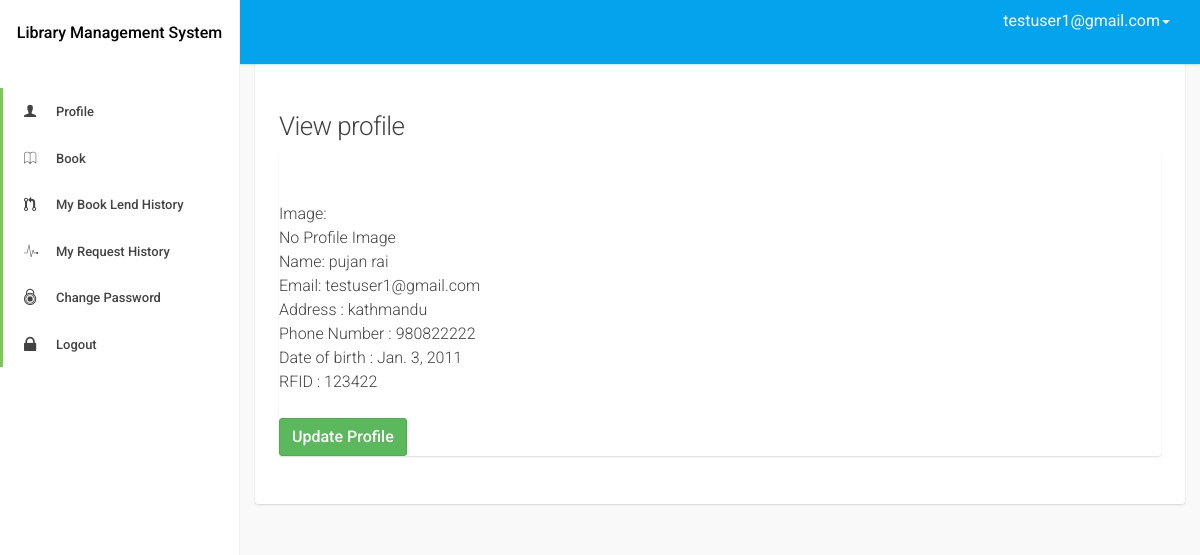
Page /userdash/profile/view/ (signed in) on the committed database.
### accounts/models.py (models this page shows, shortened)
class MyUser(AbstractBaseUser):
    email = models.EmailField(
        verbose_name='email address',
        max_length=255,
        unique=True,
    )
    is_active = models.BooleanField(default=True)
    is_admin = models.BooleanField(default=False)
    is_staff_member = models.BooleanField(default=False)
    last_login = models.DateTimeField(blank=True, null=True, verbose_name="last login")
    is_email_verified = models.BooleanField(default=False)
    is_user_verified = models.BooleanField(default=False)
    objects = MyUserManager()
    USERNAME_FIELD = 'email'
    REQUIRED_FIELDS = []
    class Meta:
        verbose_name = 'User'
        verbose_name_plural = 'Users'
    def __str__(self):
        return self.email

### profiles/models.py (models this page shows, shortened)
class Profiles(models.Model):
    GENDER_CHOICES = (
        ('M', 'Male'),
        ('F', 'Female'),
        ('N', 'Rather Not Say'),
    )
    user = models.OneToOneField(MyUser, on_delete=models.PROTECT)
    profile_image = models.ImageField(blank=True, null=True)
    full_name = models.CharField(max_length=100)
    address = models.CharField(max_length=100)
    phone_number = models.CharField(max_length=10, unique=True)
    dob = models.DateField(verbose_name='Date Of Birth')
    gender = models.CharField(max_length=1, choices=GENDER_CHOICES)
    rf_id = models.CharField(max_length=100, unique=True, blank=True, null=True)

### user_dash/views.py (the view)
# urls.py: path('profile/view/', views.ProfileListView.as_view(), name='profile_list_view'),
@method_decorator(login_required(), name='dispatch')
class ProfileListView(ListView):
    model = Profiles
    template_name = 'user_dash/profile_view.html'
    context_object_name = 'profiles'
    def get_queryset(self):
        queryset = Profiles.objects.filter(user__email=self.request.user)
        return queryset
    def get(self, *args, **kwargs):
        if not Profiles.objects.filter(user__email=self.request.user).exists():
            return redirect('user_dash:profile_create')
        return super(ProfileListView, self).get(*args, **kwargs)

### user_dash/templates/user_dash/profile_view.html (shortened to what this page needs)
{% extends 'base.html' %}
{% load static %}
{% block body %}
    <div class="d-sm-flex align-items-center justify-content-between mb-4">
        <h1 class="h3 mb-0 text-gray-800">View profile</h1>
    </div>
    <div class="row">
        <div class="col-lg-12">
            <div class="card mb-4">
                <div class="card-header py-3 d-flex flex-row align-items-center justify-content-between">
                </div>
                <div class="table-responsive p-3">
                    {% for profile in profiles %}
                        Image:<br>
                        {% if profile.profile_image %}
                            <img src="{{ profile.profile_image.url }}" height="350" width="200"><br>
                        {% else %}
                            No Profile Image<br>
                        {% endif %}
                        Name: {{ profile.full_name }}<br>
                        Email: {{ profile.user.email }}<br>
                        Address : {{ profile.address }}<br>
                        Phone Number : {{ profile.phone_number }}<br>
                        Date of birth : {{ profile.dob }}<br>
                        RFID : {{ profile.rf_id }}<br><br>
                        <a href="{% url 'user_dash:profile_update' %}" class="btn btn-success">Update Profile</a><br>
                    {% endfor %}
                </div>
            </div>
        </div>
    </div>
{% endblock %}

### templates/base.html (shortened to what this page needs)
{% load static %}
<!DOCTYPE html>
<html lang="en">
<head>
    <link rel="stylesheet" href="{% static 'dashboard/assets/js/datatables/jquery.dataTables.min.css' %}"/>
    <link rel="stylesheet" id="css-font-awesome" href="{% static 'dashboard/assets/css/font-awesome.css' %}"/>
    <link rel="stylesheet" id="css-ionicons" href="{% static 'dashboard/assets/css/ionicons.css' %}"/>
    <link rel="stylesheet" id="css-bootstrap" href="{% static 'dashboard/assets/css/bootstrap.css' %}"/>
    <link rel="stylesheet" id="css-app" href="{% static 'dashboard/assets/css/app.css' %}"/>
</head>
<body id="page-top">
<body class="app-ui layout-has-drawer layout-has-fixed-header">
<div class="app-layout-canvas">
    <div class="app-layout-container">
        <aside class="app-layout-drawer">
            <div class="app-layout-drawer-scroll">
                <div id="logo" class="drawer-header">
                    <a href="/">
                        <h5 class="text-center" style="color: black;">Library Management System</h5>
                    </a>
                </div>
                <nav class="drawer-main">
                    <ul class="nav nav-drawer">
                        {% if request.user.is_admin %}
                            <li class="nav-item nav-drawer-header">Home</li>
                            <li class="nav-item active">
                                <a class="nav-link" href="{% url 'admin_dash:home' %}">
                                    <i class="ion-speedometer fa-4x"></i>
                                    <span>Dashboard</span></a>
                            </li>
                            <li class="nav-item nav-drawer-header">Menu</li>
                            <hr class="sidebar-divider">
                            <li class="nav-item active">
                                <a class="nav-link" href="{% url 'admin_dash:user_list_view' %}">
                                    <i class="ion-person fa-4x"></i>
                                    <span>Users</span></a>
                            </li>
                            <li class="nav-item active">
                                <a class="nav-link" href="{% url 'admin_dash:book_list' %}">
                                    <i class="ion-ios-book"></i>
                                    <span>Book List</span></a>
                            </li>
                            <li class="nav-item active">
                                <a class="nav-link" href="{% url 'admin_dash:student' %}">
                                    <i class="ion-ios-book-outline"></i>
                                    <span>Book Lend</span></a>
                            </li>
                            <li class="nav-item active">
                                <a class="nav-link" href="{% url 'admin_dash:book_history' %}">
                                    <i class="ion-ios-copy"></i>
                                    <span>Book Lend History</span></a>
                            </li>
                            <li class="nav-item active">
                                <a class="nav-link" href="{% url 'admin_dash:request_book_view' %}">
                                    <i class="ion-pull-request"></i>
                                    <span>Book Request</span></a>
                            </li>
                            <li class="nav-item active">
                                <a class="nav-link" href="{% url 'admin_dash:return_book' %}">
                                    <i class="ion-android-hand"></i>
                                    <span>Book Return</span></a>
                            </li>
                            <li class="nav-item active">
                                <a class="nav-link" href="{% url 'accounts:logout' %}">
                                    <i class="ion-locked"></i>
                                    <span>Logout</span></a>
                            </li>
                        {% else %}
                            <li class="nav-item active">
                                <a class="nav-link" href="{% url 'user_dash:profile_list_view' %}">
                                    <i class="ion-person"></i>
                                    <span>Profile</span></a>
                            </li>
                            <li class="nav-item active">
                                <a class="nav-link" href="{% url 'user_dash:book_list' %}">
                                    <i class="ion-ios-book-outline"></i>
                                    <span>Book</span></a>
                            </li>
                            <li class="nav-item active">
                                <a class="nav-link" href="{% url 'user_dash:book_list_history' %}">
                                    <i class="ion-pull-request"></i>
                                    <span>My Book Lend History</span></a>
                            </li>
                            <li class="nav-item active">
                                <a class="nav-link" href="{% url 'user_dash:request_book_list_view' %}">
                                    <i class="ion-ios-pulse"></i>
                                    <span>My Request History</span></a>
                            </li>
                            <li class="nav-item active">
                                <a class="nav-link" href="{% url 'accounts:password_change' %}">
                                    <i class="ion-lock-combination"></i>
                                    <span>Change Password</span></a>
                            </li>
                            <li class="nav-item active">
                                <a class="nav-link" href="{% url 'accounts:logout' %}">
                                    <i class="ion-locked"></i>
                                    <span>Logout</span></a>
                            </li>
                        {% endif %}
                    </ul>
                </nav>
            </div>
        </aside>
        <header class="app-layout-header">
            <nav class="navbar navbar-default">
                <div class="container-fluid">
                    <div class="collapse navbar-collapse" id="header-navbar-collapse">
                        <ul class="nav navbar-nav navbar-right navbar-toolbar">
                            <li class="dropdown dropdown-profile">
                                <a href="javascript:void(0)" data-toggle="dropdown">
                                    <span class="">{{ request.user }}<span class="caret"></span></span>
                                </a>
                            </li>
                        </ul>
                    </div>
                </div>
            </nav>
        </header>
        <main class="app-layout-content">
            <div class="container-fluid">
                <div class="card">
                    <div class="card-block">
                        {% block body %}
                        {% endblock %}
                    </div>
                </div>
            </div>
        </main>
    </div>
</div>
</body>
</html>

### static/dashboard/assets/css/app.css (style rules this page uses)
.app-layout-drawer { position: fixed; top: 0; bottom: 0; z-index: 5; display: block; width: 240px; border-right: 1px solid #eeeeee; font-weight: 500; background-color: #fff; visibility: hidden; -webkit-transform: translateX(-240px); transform: translateX(-240px); -webkit-transform-style: preserve-3d; transform-style: preserve-3d; -webkit-transition: 0.2s cubic-bezier(0.4, 0, 0.2, 1) 0.1s; transition: 0.2s cubic-bezier(0.4, 0, 0.2, 1) 0.1s; -webkit-transition-property: visibility, -webkit-transform; transition-property: visibility, -webkit-transform; transition-property: transform, visibility; transition-property: transform, visibility, -webkit-transform; }
.drawer-header { position: relative; overflow: hidden; width: 100%; height: 64px; line-height: 64px; line-height: 1; }
.drawer-header:before, .drawer-header:after { content: " "; display: table; }
.drawer-header:after { clear: both; }
.drawer-header a { display: block; height: auto; width: 100%; }
.drawer-main { margin-top: 24px; font-size: 13px; -webkit-transform: translateZ(0); transform: translateZ(0); }
.nav-drawer li a { padding-right: 24px; padding-left: 52.99999px; color: inherit; font-weight: 500; }
.nav-drawer > li > a { border-left: 3px solid transparent; padding-top: 14px; padding-bottom: 13px; }
.nav-drawer > .active > a { background-color: transparent; border-color: #7dc855; }
.nav-drawer > li > a > i { position: absolute; left: 21px; font-size: 1.25em; line-height: 1.25; }
.app-layout-header { z-index: 4; background-color: #04a3ed; color: white; box-shadow: 0 1px 2px rgba(0, 0, 0, 0.14); }
.dropdown-profile a { padding-top: 8px !important; padding-bottom: 8px !important; }
.dropdown-profile a span { color: white; vertical-align: middle; }
.app-layout-content { height: 100%; width: 100%; }
@media screen and (min-width: 992px) { .layout-has-drawer .app-layout-header, .layout-has-drawer .app-layout-content, .layout-has-drawer .app-layout-footer { padding-left: 240px; } }
@media screen and (min-width: 992px) { .layout-has-drawer .app-layout-drawer { visibility: visible; -webkit-transform: translateX(0); transform: translateX(0); -webkit-transition: none; transition: none; } }
.layout-has-fixed-header .app-layout-header { position: fixed; top: 0; right: 0; left: 0; }
.layout-has-fixed-header .app-layout-content { padding-top: 64px; }
.card { margin-bottom: 24px; border-radius: 3px; box-shadow: 0 1px 2px rgba(0, 0, 0, 0.14); }
.card:not([class*="bg-"]) { background-color: #fff; }
.card-header { display: table; width: 100%; margin: 0; padding: 24px 24px; border-bottom: 1px solid transparent; border-top-right-radius: 3px; border-top-left-radius: 3px; }
.card-block { padding: 24px 24px; }
.card-block:first-child { border-top-right-radius: 3px; border-top-left-radius: 3px; }
.card-block > :first-child, .card-block > .row:first-child > [class*="col-"] > :first-child { margin-top: 0; }
.card-block > :last-child { margin-bottom: 0; }

### rows in the picture
MyUser: user "testuser1@gmail.com"
Profiles: profile_image "No Profile Image", full_name "pujan rai", user.email "testuser1@gmail.com", address "kathmandu", phone_number "980822222", dob "Jan. 3, 2011", rf_id "123422"
